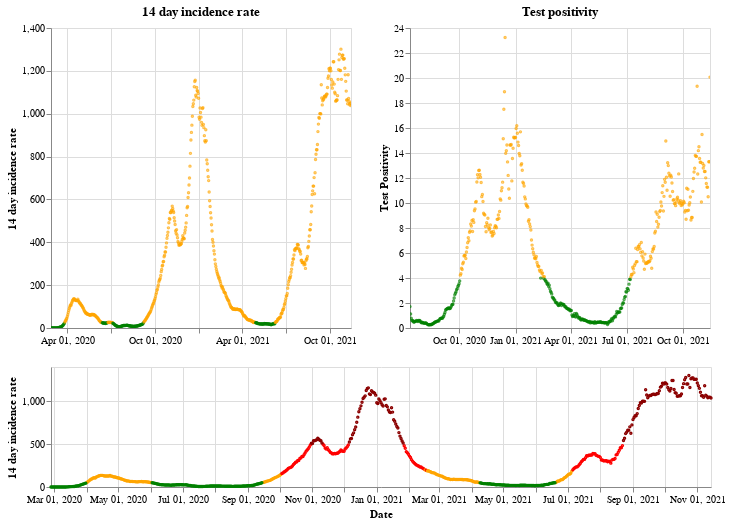

Write notebook code for a chart like this one.
### Markdown cell above
## Wales

### Code cell
plot_traffic_light('Wales')

### Figure 1 — Vega-Lite specification as saved in the notebook (floating-point values rounded to 4 significant figures; data arrays with more than 128 entries replaced by an {"elided": "..."} marker saying what was removed)
{"config": {"view": {"continuousWidth": 400, "continuousHeight": 300}}, "vconcat": [{"hconcat": [{"mark": {"type": "point", "size": 2}, "encoding": {"color": {"condition": {"value": "green", "test": "(datum.twoWeeklyCasesRate <= 25)"}, "value": "orange"}, "tooltip": [{"type": "nominal", "field": "areaName"}, {"type": "temporal", "field": "date"}, {"type": "quantitative", "field": "twoWeeklyCasesRate"}, {"type": "quantitative", "field": "testPositivity"}], "x": {"type": "temporal", "axis": {"title": ""}, "field": "date", "scale": {"domain": {"selection": "DateBrush"}}, "timeUnit": "yearmonthdate"}, "y": {"type": "quantitative", "axis": {"title": "14 day incidence rate"}, "field": "twoWeeklyCasesRate"}}, "title": "14 day incidence rate", "width": 300}, {"mark": {"type": "point", "size": 2}, "encoding": {"color": {"condition": {"value": "green", "test": "(datum.testPositivity <= 4)"}, "value": "orange"}, "tooltip": [{"type": "nominal", "field": "areaName"}, {"type": "temporal", "field": "date"}, {"type": "quantitative", "field": "twoWeeklyCasesRate"}, {"type": "quantitative", "field": "testPositivity"}], "x": {"type": "temporal", "axis": {"title": ""}, "field": "date", "scale": {"domain": {"selection": "DateBrush"}}, "timeUnit": "yearmonthdate"}, "y": {"type": "quantitative", "axis": {"title": "Test Positivity"}, "field": "testPositivity"}}, "title": "Test positivity", "width": 300}]}, {"layer": [{"mark": {"type": "point", "size": 2}, "encoding": {"color": {"condition": {"value": "orange", "test": "(((datum.testPositivity < 4) && (datum.twoWeeklyCasesRate >= 50)) && (datum.twoWeeklyCasesRate < 200))"}, "value": "red"}, "opacity": {"condition": {"value": 1, "test": "((datum.twoWeeklyCasesRate >= 50) && (datum.twoWeeklyCasesRate < 500))"}, "value": 0}, "tooltip": [{"type": "nominal", "field": "areaName"}, {"type": "temporal", "field": "date"}, {"type": "quantitative", "field": "twoWeeklyCasesRate"}, {"type": "quantitative", "field": "testPositivity"}], "x": {"type": "temporal", "axis": {"title": "Date"}, "field": "date", "timeUnit": "yearmonthdate"}, "y": {"type": "quantitative", "axis": {"title": "14 day incidence rate"}, "field": "twoWeeklyCasesRate"}}, "selection": {"DateBrush": {"type": "interval", "encodings": ["x"], "fields": ["Time"]}}}, {"mark": {"type": "point", "size": 2}, "encoding": {"color": {"value": "darkred"}, "opacity": {"condition": {"value": 1, "test": "(datum.twoWeeklyCasesRate >= 500)"}, "value": 0}, "tooltip": [{"type": "nominal", "field": "areaName"}, {"type": "temporal", "field": "date"}, {"type": "quantitative", "field": "twoWeeklyCasesRate"}, {"type": "quantitative", "field": "testPositivity"}], "x": {"type": "temporal", "axis": {"title": "Date"}, "field": "date", "timeUnit": "yearmonthdate"}, "y": {"type": "quantitative", "axis": {"title": "14 day incidence rate"}, "field": "twoWeeklyCasesRate"}}}, {"mark": {"type": "point", "size": 2}, "encoding": {"color": {"condition": {"value": "green", "test": "((datum.testPositivity < 4) && (datum.twoWeeklyCasesRate < 50))"}, "value": "orange"}, "opacity": {"condition": {"value": 1, "test": "(datum.twoWeeklyCasesRate < 50)"}, "value": 0}, "tooltip": [{"type": "nominal", "field": "areaName"}, {"type": "temporal", "field": "date"}, {"type": "quantitative", "field": "twoWeeklyCasesRate"}, {"type": "quantitative", "field": "testPositivity"}], "x": {"type": "temporal", "axis": {"title": "Date"}, "field": "date", "timeUnit": "yearmonthdate"}, "y": {"type": "quantitative", "axis": {"title": "14 day incidence rate"}, "field": "twoWeeklyCasesRate"}}}], "height": 120, "width": 660}], "data": {"name": "data-c68dc2da015154d15de09f0a8d01adfa"}, "$schema": "https://vega.github.io/schema/vega-lite/v4.8.1.json", "datasets": {"data-c68dc2da015154d15de09f0a8d01adfa": {"elided": "627 records"}}}
